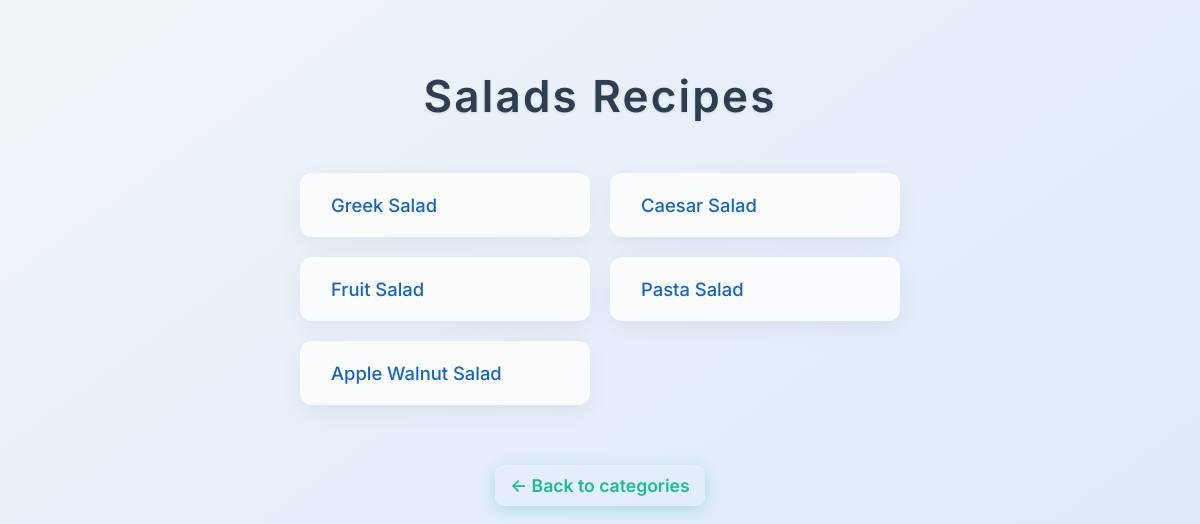
Page /category/1 on the committed database.
### tables this page shows
CREATE TABLE categories (id INTEGER PRIMARY KEY, name TEXT);

CREATE TABLE "recipes" (
	"id"	INTEGER,
	"category_id"	INTEGER,
	"dish_image"	BLOB,
	"name"	TEXT,
	"ingredients"	TEXT,
	"instructions"	TEXT,
	PRIMARY KEY("id"),
	FOREIGN KEY("category_id") REFERENCES "categories"("id")
);

### app.py (the view)
@app.route('/category/<int:category_id>')
def category(category_id):
    db = get_db()
    recipes = db.execute('SELECT id, name FROM recipes WHERE category_id=?', (category_id,)).fetchall()
    category = db.execute('SELECT name FROM categories WHERE id=?', (category_id,)).fetchone()
    return render_template('category.html', recipes=recipes, category=category)

### app.py (called while the page is built)
def get_db():
    db = getattr(g, '_database', None)
    if db is None:
        db = g._database = sqlite3.connect(DATABASE)
        db.row_factory = sqlite3.Row
    return db

@app.teardown_appcontext
def close_connection(exception):
    db = getattr(g, '_database', None)
    if db is not None:
        db.close()

### templates/category.html (shortened to what this page needs)
<!DOCTYPE html>
<html lang="en">
<head>
</head>
<body>
  <h1>{{ category.name }} Recipes</h1>
  <ul>
    {% for recipe in recipes %}
      <li>
        <a href="/recipe/{{ recipe.id }}">{{ recipe.name }}</a>
      </li>
    {% endfor %}
  </ul>
  <a href="/" class="back-link">← Back to categories</a>
</body>
</html>

### templates/category.html (style rules this page uses)
body { margin: 0; padding: 40px 20px; font-family: 'Inter', -apple-system, BlinkMacSystemFont, 'Segoe UI', Roboto, Oxygen, Ubuntu, Cantarell, 'Open Sans', 'Helvetica Neue', sans-serif; background: linear-gradient(to bottom right, #f0f4f8, #d9e8fb); color: #2c3e50; min-height: 100vh; display: flex; flex-direction: column; align-items: center; }
h1 { font-weight: 600; font-size: 2.75rem; margin-bottom: 50px; text-align: center; text-shadow: 0 1px 3px rgba(0, 0, 0, 0.1); letter-spacing: 0.05em; }
ul { list-style: none; max-width: 600px; width: 100%; padding: 0; margin: 0 auto; display: grid; grid-template-columns: 1fr; gap: 20px; }
li { background: #ffffffcc; border-radius: 12px; box-shadow: 0 8px 24px rgba(0, 0, 0, 0.05); padding: 20px 30px; transition: background-color 0.3s ease, box-shadow 0.3s ease; font-size: 1.15rem; font-weight: 500; border: 1px solid transparent; cursor: pointer; }
li a { color: #1565c0; text-decoration: none; display: block; width: 100%; }
.back-link { margin-top: 60px; font-weight: 600; color: #1abc9c; font-size: 1.1rem; text-decoration: none; padding: 10px 15px; border-radius: 8px; transition: background-color 0.25s ease, color 0.25s ease; box-shadow: 0 4px 15px rgba(26, 188, 156, 0.3); }
@media (min-width: 600px) { ul { grid-template-columns: repeat(2, 1fr); } }

### rows in the picture
categories: name "Salads"
recipes: name "Greek Salad"
recipes: name "Caesar Salad"
recipes: name "Fruit Salad"
recipes: name "Pasta Salad"
recipes: name "Apple Walnut Salad"
